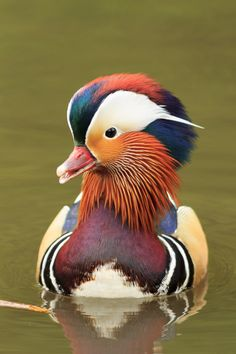
#> input picture CP8/duck.jpg, 236 x 354 px
$ python main.py
#> lines starting #> are read from the running program, lines starting #| are printed output that depends on the picture; after the words box and inside, x2 and y2 are one past the last pixel; in counts of white or black regions, pixels touching at a corner belong together
"""
Camden Harris
CSE 163 AX
Image processing and augmentation
"""

import os
import tempfile
import imageio.v2 as imageio
import matplotlib.pyplot as plt
import numpy as np

os.environ["MPLCONFIGDIR"] = tempfile.gettempdir()


def blur_image(file_in: str, file_out: str, kernel_size: int):
    """
    Uses a sliding window algorithm with a
    provided kernel size to blur an image
    Keyword arguments:
    file_in - location of file to blur
    file_out - location to save file
    kernel_size - side length of kernel
    """
    duck = imageio.imread(file_in).copy()

    kernel = np.ones((kernel_size, kernel_size), dtype=np.float32) / (
        kernel_size**2
    )

    blurred_img = duck.copy()

    oob_prevention = kernel_size // 2

    for i in range(oob_prevention, duck.shape[0] - oob_prevention):
        for j in range(oob_prevention, duck.shape[1] - oob_prevention):
            for c in range(3):  # Assuming the image has 3 channels (RGB)
                avg_pixel = int(
                    np.sum(
                        duck[
                            i - oob_prevention : i + oob_prevention + 1,
                            j - oob_prevention : j + oob_prevention + 1,
                            c,
                        ]
                        * kernel
                    )
                )
                print(f"{avg_pixel=}")
                blurred_img[i, j, c] = avg_pixel

    blurred_img = blurred_img / 255.0

    plt.imshow(blurred_img)
    plt.savefig(file_out)
    pass


def edge_detect(file_in, file_out, channel):
    """
    Uses a 3x3 kernel to detect edges on a given color channel
    Keyword arguments:
    file_in - location of file to edge detect
    file_out - location to save edge file
    channel - color channel (red = 1, green = 2, blue = 3)
    """
    # The input file will have 3 color channels. Instead of averaging
    # the 3 colors (RGB), use only a single channel as the input.
    # Use the edge detection kernel of size 3x3.
    # If the resulting value <=127 then make it 0, else 255.
    duck = imageio.imread(file_in).copy()

    kernel = np.array([[-1, -1, -1], [-1, 8, -1], [-1, -1, -1]])

    edge_img = np.ones((duck.shape[0], duck.shape[1], 3))

    oob_prevention = 1

    for i in range(oob_prevention, duck.shape[0] - oob_prevention):
        for j in range(oob_prevention, duck.shape[1] - oob_prevention):
            avg_pixel = int(
                np.sum(
                    duck[
                        i - oob_prevention : i + oob_prevention + 1,
                        j - oob_prevention : j + oob_prevention + 1,
                        channel,
                    ]
                    * kernel
                )
            )
            avg_pixel = 1 if avg_pixel <= 127 else 0
            for c in range(3):
                edge_img[i, j, c] = avg_pixel

    plt.imshow(edge_img)
    plt.savefig(file_out)

    pass


def duckie_hat():
    """
    Adds a green top hat to the duck
    """
    duck_with_hat = imageio.imread("duck.jpg").copy()
#> duck_with_hat is the input picture: shape (354, 236, 3); mean R, G, B 132.3, 112.9, 73.2

    # main hat
    duck_with_hat[20:75, 85:135, 0] = 0
    duck_with_hat[20:75, 85:135, 1] = 255
    duck_with_hat[20:75, 85:135, 2] = 0

    # hat brim
    duck_with_hat[75:90, 60:160, 0] = 0
    duck_with_hat[75:90, 60:160, 1] = 255
    duck_with_hat[75:90, 60:160, 2] = 0
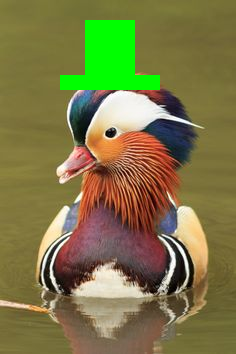
#> duck_with_hat: shape (354, 236, 3); mean R, G, B 124.9, 120, 69.8

    plt.imshow(duck_with_hat)
    plt.savefig("duck_with_hat.png")

    pass


def main():
    duckie_hat()
    edge_detect("duck.jpg", "edge.jpg", 0)
#> after the loop in edge_detect, `for i in range(oob_prevention, duck.shape[0] - oob_prevention):`:
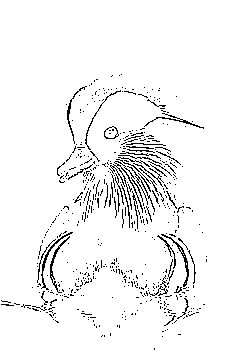
#> edge_img: shape (354, 236, 3) float64; values 0 (black) and 1 (white), 95.1% white; black in thin lines or dots, all inside (x1, y1, x2, y2) = (1, 74, 207, 350)
#> in edge_detect, `plt.savefig(file_out)`:
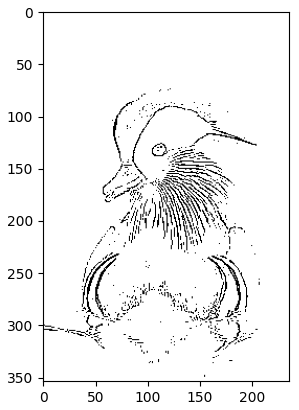
#> figure drawn by matplotlib, 1 panel
    blur_image("duck.jpg", "blur.jpg", 5)
#> after the loop in blur_image, `for i in range(oob_prevention, duck.shape[0] - oob_prevention):`:
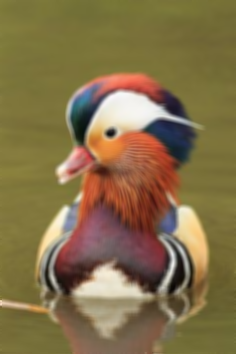
#> blurred_img: shape (354, 236, 3); mean R, G, B 131.8, 112.4, 72.7


if __name__ == "__main__":
    main()
